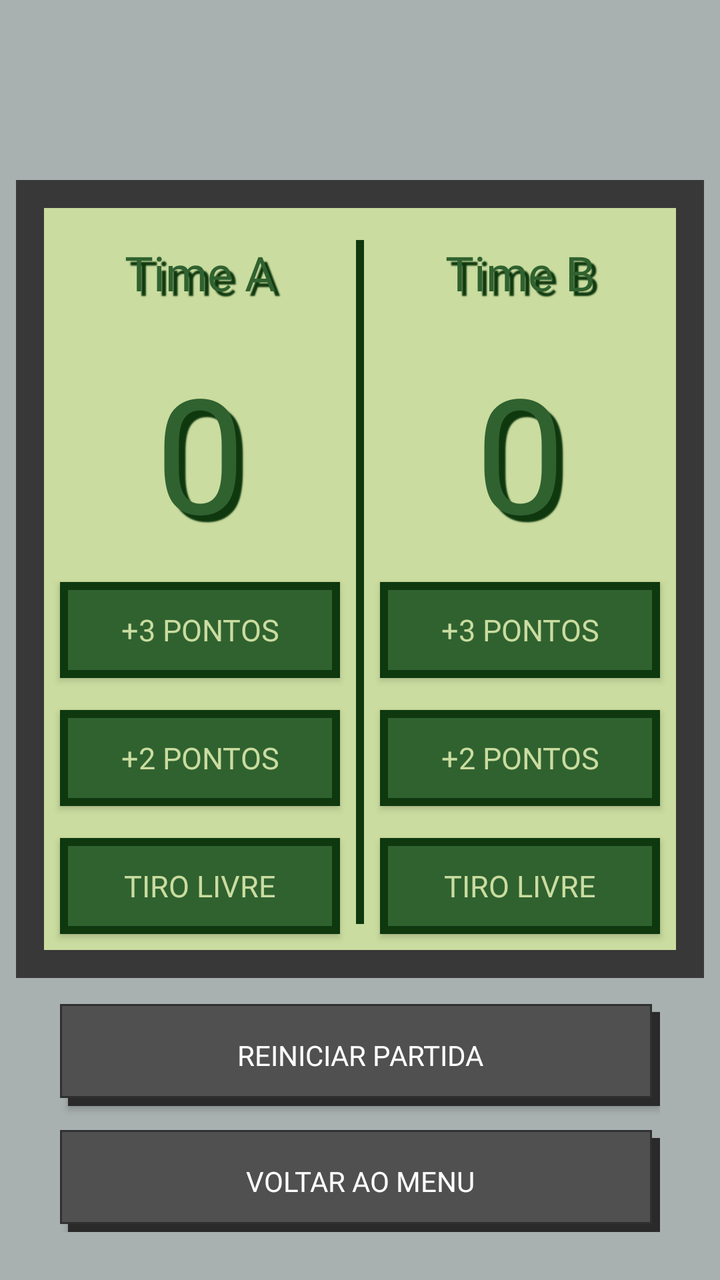
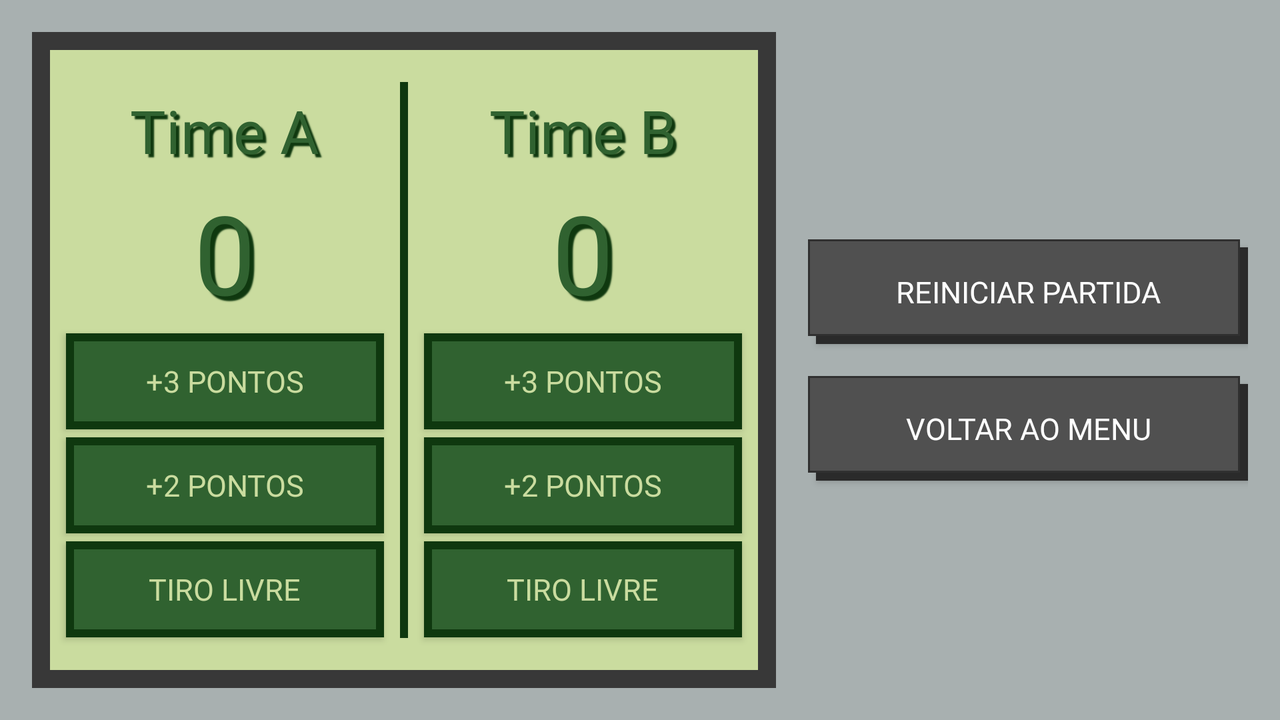

Two renders of one Android screen. The first uses the default layout on a phone; the second uses the alternative layout the repository ships for a different screen configuration, on a matching device. The two XML files are below.
<!-- AndroidManifest.xml: application theme Theme.HubGameBoy -->
<!-- res/layout/layout_placar.xml -->
<?xml version="1.0" encoding="utf-8"?>
<RelativeLayout xmlns:android="http://schemas.android.com/apk/res/android"
    xmlns:tools="http://schemas.android.com/tools"
    xmlns:app="http://schemas.android.com/apk/res-auto"
    android:layout_width="match_parent"
    android:layout_height="match_parent"
    android:background="@color/gb_body"
    tools:context=".MenuActivity">

    <LinearLayout
        android:layout_width="match_parent"
        android:layout_height="wrap_content"
        android:layout_marginStart="8dp"
        android:layout_marginEnd="8dp"
        android:layout_marginTop="90dp"
        android:background="@color/gb_screen_border"
        android:padding="1dp">

        <LinearLayout
            android:layout_width="match_parent"
            android:layout_height="wrap_content"
            android:orientation="horizontal"
            android:layout_margin="13dp"
            android:background="@color/retro_background"

            >

            <LinearLayout
                android:layout_width="0dp"
                android:layout_height="wrap_content"
                android:layout_weight="1"
                android:orientation="vertical">

                <TextView
                    android:id="@+id/timeA"
                    android:layout_width="match_parent"
                    android:layout_height="wrap_content"
                    android:gravity="center"
                    android:padding="16dp"
                    android:text="@string/timeA"
                    android:textSize="24sp"
                    android:textColor="@color/retro_accent"
                    android:fontFamily="@font/press_start_2p"
                    android:shadowColor="@color/retro_shadow"
                    android:shadowDx="7"
                    android:shadowDy="7"
                    android:shadowRadius="1"/>

                <TextView
                    android:id="@+id/placarTimeA"
                    android:layout_width="match_parent"
                    android:layout_height="wrap_content"
                    android:gravity="center"
                    android:padding="4dp"
                    tools:text="0"
                    android:textSize="80sp"
                    android:textColor="@color/retro_accent"
                    android:fontFamily="@font/press_start_2p"
                    android:shadowColor="@color/retro_shadow"
                    android:shadowDx="10"
                    android:shadowDy="10"
                    android:shadowRadius="1"/>

                <android.widget.Button
                    android:id="@+id/tresPontosA"
                    android:layout_width="match_parent"
                    android:layout_height="wrap_content"
                    android:layout_margin="8dp"
                    android:background="@drawable/btn_screen"
                    android:textColor="@color/text_retro_selector"
                    android:fontFamily="@font/press_start_2p"
                    android:textSize="15sp"
                    android:text="@string/pontos3" />

                <android.widget.Button
                    android:id="@+id/doisPontosA"
                    android:layout_width="match_parent"
                    android:layout_height="wrap_content"
                    android:layout_margin="8dp"
                    android:background="@drawable/btn_screen"
                    android:textColor="@color/text_retro_selector"
                    android:fontFamily="@font/press_start_2p"
                    android:textSize="15sp"
                    android:text="@string/pontos2" />

                <android.widget.Button
                    android:id="@+id/tiroLivreA"
                    android:layout_width="match_parent"
                    android:layout_height="wrap_content"
                    android:layout_margin="8dp"
                    android:background="@drawable/btn_screen"
                    android:textColor="@color/text_retro_selector"
                    android:fontFamily="@font/press_start_2p"
                    android:textSize="15sp"
                    android:text="@string/tiroLivre" />

            </LinearLayout>

            <View
                android:layout_width="4dp"
                android:layout_height="match_parent"
                android:background="@color/retro_shadow"
                android:layout_marginTop="16dp"
                android:layout_marginBottom="13dp"/>

            <LinearLayout
                android:layout_width="0dp"
                android:layout_height="wrap_content"
                android:layout_weight="1"
                android:orientation="vertical">

                <TextView
                    android:id="@+id/timeB"
                    android:layout_width="match_parent"
                    android:layout_height="wrap_content"
                    android:gravity="center"
                    android:padding="16dp"
                    android:text="@string/timeB"
                    android:textSize="24sp"
                    android:textColor="@color/retro_accent"
                    android:fontFamily="@font/press_start_2p"
                    android:shadowColor="@color/retro_shadow"
                    android:shadowDx="7"
                    android:shadowDy="7"
                    android:shadowRadius="1"/>

                <TextView
                    android:id="@+id/placarTimeB"
                    android:layout_width="match_parent"
                    android:layout_height="wrap_content"
                    android:gravity="center"
                    android:padding="4dp"
                    tools:text="0"
                    android:textSize="80sp"
                    android:textColor="@color/retro_accent"
                    android:fontFamily="@font/press_start_2p"
                    android:shadowColor="@color/retro_shadow"
                    android:shadowDx="10"
                    android:shadowDy="10"
                    android:shadowRadius="1"/>

                <android.widget.Button
                    android:id="@+id/tresPontosB"
                    android:layout_width="match_parent"
                    android:layout_height="wrap_content"
                    android:layout_margin="8dp"
                    android:background="@drawable/btn_screen"
                    android:textColor="@color/text_retro_selector"
                    android:fontFamily="@font/press_start_2p"
                    android:textSize="15sp"
                    android:text="@string/pontos3" />

                <android.widget.Button
                    android:id="@+id/doisPontosB"
                    android:layout_width="match_parent"
                    android:layout_height="wrap_content"
                    android:layout_margin="8dp"
                    android:background="@drawable/btn_screen"
                    android:textColor="@color/text_retro_selector"
                    android:fontFamily="@font/press_start_2p"
                    android:textSize="15sp"
                    android:text="@string/pontos2" />

                <android.widget.Button
                    android:id="@+id/tiroLivreB"
                    android:layout_width="match_parent"
                    android:layout_height="wrap_content"
                    android:layout_margin="8dp"
                    android:background="@drawable/btn_screen"
                    android:textColor="@color/text_retro_selector"
                    android:fontFamily="@font/press_start_2p"
                    android:textSize="15sp"
                    android:text="@string/tiroLivre" />
            </LinearLayout>

        </LinearLayout>

</LinearLayout>

    <LinearLayout
        android:layout_width="wrap_content"
        android:layout_height="wrap_content"
        android:layout_alignParentBottom="true"
        android:layout_centerHorizontal="true"
        android:layout_marginBottom="24dp"
        android:orientation="vertical"
        android:gravity="center">

        <android.widget.Button
            android:id="@+id/reiniciarPartida"
            android:layout_width="300dp"
            android:layout_height="wrap_content"
            android:layout_marginBottom="12dp"
            android:padding="16dp"
            android:background="@drawable/btn_gameboy"
            android:textColor="@color/white"
            android:fontFamily="@font/press_start_2p"
            android:textSize="14sp"
            android:text="@string/reiniciarPartida" />

        <android.widget.Button
            android:id="@+id/btnVoltarMenu"
            android:layout_width="300dp"
            android:layout_height="wrap_content"
            android:padding="16dp"
            android:background="@drawable/btn_gameboy"
            android:textColor="@color/white"
            android:fontFamily="@font/press_start_2p"
            android:textSize="14sp"
            android:text="@string/btnBackMenu" />

    </LinearLayout>
</RelativeLayout>
<!-- resources referenced by this layout -->
<resources>
  <color name="gb_body">#A8B0B0</color>
  <color name="gb_screen_border">#383838</color>
  <color name="retro_accent">#306230</color>
  <color name="retro_background">#CADC9F</color>
  <color name="retro_shadow">#0f380f</color>
  <color name="white">#FFFFFFFF</color>
  <!-- drawable btn_gameboy (drawable) -->
  <?xml version="1.0" encoding="utf-8"?>
  <selector xmlns:android="http://schemas.android.com/apk/res/android">
      <item android:state_pressed="true">
          <shape android:shape="rectangle">
              <solid android:color="#3A3A3A" />
              <stroke android:width="1dp" android:color="#2A2A2A" />
          </shape>
      </item>
  
      <item>
          <layer-list>
              <item android:top="4dp" android:left="4dp">
                  <shape android:shape="rectangle">
                      <solid android:color="#2A2A2A" />
                  </shape>
              </item>
              <item android:bottom="4dp" android:right="4dp">
                  <shape android:shape="rectangle">
                      <solid android:color="@color/gb_button_start" />
                      <stroke android:width="1dp" android:color="#303030" />
                  </shape>
              </item>
          </layer-list>
      </item>
  </selector>
  <!-- drawable btn_screen (drawable) -->
  <?xml version="1.0" encoding="utf-8"?>
  <selector xmlns:android="http://schemas.android.com/apk/res/android">
      <item android:state_pressed="true">
          <shape android:shape="rectangle">
              <solid android:color="@color/retro_background" />
              <stroke android:width="4dp" android:color="@color/retro_accent" />
          </shape>
      </item>
  
      <item>
          <shape android:shape="rectangle">
              <solid android:color="@color/retro_accent" />
              <stroke android:width="4dp" android:color="@color/retro_shadow" />
          </shape>
      </item>
  </selector>
  <string name="btnBackMenu">VOLTAR AO MENU</string>
  <string name="pontos2">+2 PONTOS</string>
  <string name="pontos3">+3 PONTOS</string>
  <string name="reiniciarPartida">REINICIAR PARTIDA</string>
  <string name="timeA">Time A</string>
  <string name="timeB">Time B</string>
  <string name="tiroLivre">TIRO LIVRE</string>
  <style name="Theme.HubGameBoy" parent="Theme.AppCompat.DayNight.NoActionBar" />
  <color name="gb_button_start">#505050</color>
</resources>
<!-- res/layout-land/layout_placar.xml (the repository's variant of the layout above) -->
<!-- drawn on the phone turned sideways -->
<?xml version="1.0" encoding="utf-8"?>
<LinearLayout xmlns:android="http://schemas.android.com/apk/res/android"
    xmlns:tools="http://schemas.android.com/tools"
    android:layout_width="match_parent"
    android:layout_height="match_parent"
    android:orientation="horizontal"
    android:background="@color/gb_body"
    android:padding="16dp"
    tools:context=".PlacarActivity">

    <LinearLayout
        android:layout_width="0dp"
        android:layout_height="match_parent"
        android:layout_weight="1"
        android:layout_marginEnd="16dp"
        android:background="@color/gb_screen_border"
        android:padding="1dp">

        <LinearLayout
            android:layout_width="match_parent"
            android:layout_height="match_parent"
            android:orientation="horizontal"
            android:layout_margin="8dp"
            android:background="@color/retro_background">

            <LinearLayout
                android:layout_width="0dp"
                android:layout_height="match_parent"
                android:layout_weight="1"
                android:gravity="center_vertical"
                android:orientation="vertical">

                <TextView
                    android:id="@+id/timeA"
                    android:layout_width="match_parent"
                    android:layout_height="wrap_content"
                    android:gravity="center"
                    android:padding="4dp"
                    android:text="@string/timeA"
                    android:textSize="30sp"
                    android:textColor="@color/retro_accent"
                    android:fontFamily="@font/press_start_2p"
                    android:shadowColor="@color/retro_shadow"
                    android:shadowDx="5"
                    android:shadowDy="5"
                    android:shadowRadius="1"/>

                <TextView
                    android:id="@+id/placarTimeA"
                    android:layout_width="match_parent"
                    android:layout_height="wrap_content"
                    android:gravity="center"
                    tools:text="0"
                    android:textSize="55sp"
                    android:textColor="@color/retro_accent"
                    android:fontFamily="@font/press_start_2p"
                    android:shadowColor="@color/retro_shadow"
                    android:shadowDx="7"
                    android:shadowDy="7"
                    android:shadowRadius="1"/>

                <android.widget.Button
                    android:id="@+id/tresPontosA"
                    android:layout_width="match_parent"
                    android:layout_height="wrap_content"
                    android:layout_marginStart="8dp"
                    android:layout_marginEnd="8dp"
                    android:layout_marginTop="4dp"
                    android:background="@drawable/btn_screen"
                    android:textColor="@color/text_retro_selector"
                    android:fontFamily="@font/press_start_2p"
                    android:textSize="15sp"
                    android:text="@string/pontos3" />

                <android.widget.Button
                    android:id="@+id/doisPontosA"
                    android:layout_width="match_parent"
                    android:layout_height="wrap_content"
                    android:layout_marginStart="8dp"
                    android:layout_marginEnd="8dp"
                    android:layout_marginTop="4dp"
                    android:background="@drawable/btn_screen"
                    android:textColor="@color/text_retro_selector"
                    android:fontFamily="@font/press_start_2p"
                    android:textSize="15sp"
                    android:text="@string/pontos2" />

                <android.widget.Button
                    android:id="@+id/tiroLivreA"
                    android:layout_width="match_parent"
                    android:layout_height="wrap_content"
                    android:layout_marginStart="8dp"
                    android:layout_marginEnd="8dp"
                    android:layout_marginTop="4dp"
                    android:background="@drawable/btn_screen"
                    android:textColor="@color/text_retro_selector"
                    android:fontFamily="@font/press_start_2p"
                    android:textSize="15sp"
                    android:text="@string/tiroLivre" />

            </LinearLayout>

            <View
                android:layout_width="4dp"
                android:layout_height="match_parent"
                android:background="@color/retro_shadow"
                android:layout_marginTop="16dp"
                android:layout_marginBottom="16dp"/>

            <LinearLayout
                android:layout_width="0dp"
                android:layout_height="match_parent"
                android:layout_weight="1"
                android:gravity="center_vertical"
                android:orientation="vertical">

                <TextView
                    android:id="@+id/timeB"
                    android:layout_width="match_parent"
                    android:layout_height="wrap_content"
                    android:gravity="center"
                    android:padding="4dp"
                    android:text="@string/timeB"
                    android:textSize="30sp"
                    android:textColor="@color/retro_accent"
                    android:fontFamily="@font/press_start_2p"
                    android:shadowColor="@color/retro_shadow"
                    android:shadowDx="5"
                    android:shadowDy="5"
                    android:shadowRadius="1"/>

                <TextView
                    android:id="@+id/placarTimeB"
                    android:layout_width="match_parent"
                    android:layout_height="wrap_content"
                    android:gravity="center"
                    tools:text="0"
                    android:textSize="55sp"
                    android:textColor="@color/retro_accent"
                    android:fontFamily="@font/press_start_2p"
                    android:shadowColor="@color/retro_shadow"
                    android:shadowDx="7"
                    android:shadowDy="7"
                    android:shadowRadius="1"/>

                <android.widget.Button
                    android:id="@+id/tresPontosB"
                    android:layout_width="match_parent"
                    android:layout_height="wrap_content"
                    android:layout_marginStart="8dp"
                    android:layout_marginEnd="8dp"
                    android:layout_marginTop="4dp"
                    android:background="@drawable/btn_screen"
                    android:textColor="@color/text_retro_selector"
                    android:fontFamily="@font/press_start_2p"
                    android:textSize="15sp"
                    android:text="@string/pontos3" />

                <android.widget.Button
                    android:id="@+id/doisPontosB"
                    android:layout_width="match_parent"
                    android:layout_height="wrap_content"
                    android:layout_marginStart="8dp"
                    android:layout_marginEnd="8dp"
                    android:layout_marginTop="4dp"
                    android:background="@drawable/btn_screen"
                    android:textColor="@color/text_retro_selector"
                    android:fontFamily="@font/press_start_2p"
                    android:textSize="15sp"
                    android:text="@string/pontos2" />

                <android.widget.Button
                    android:id="@+id/tiroLivreB"
                    android:layout_width="match_parent"
                    android:layout_height="wrap_content"
                    android:layout_marginStart="8dp"
                    android:layout_marginEnd="8dp"
                    android:layout_marginTop="4dp"
                    android:background="@drawable/btn_screen"
                    android:textColor="@color/text_retro_selector"
                    android:fontFamily="@font/press_start_2p"
                    android:textSize="15sp"
                    android:text="@string/tiroLivre" />
            </LinearLayout>

        </LinearLayout>

    </LinearLayout>

    <LinearLayout
        android:layout_width="wrap_content"
        android:layout_height="match_parent"
        android:orientation="vertical"
        android:gravity="center">

        <android.widget.Button
            android:id="@+id/reiniciarPartida"
            android:layout_width="220dp"
            android:layout_height="wrap_content"
            android:layout_marginBottom="16dp"
            android:padding="16dp"
            android:background="@drawable/btn_gameboy"
            android:textColor="@color/white"
            android:fontFamily="@font/press_start_2p"
            android:textSize="15sp"
            android:text="@string/reiniciarPartida" />

        <android.widget.Button
            android:id="@+id/btnVoltarMenu"
            android:layout_width="220dp"
            android:layout_height="wrap_content"
            android:padding="16dp"
            android:background="@drawable/btn_gameboy"
            android:textColor="@color/white"
            android:fontFamily="@font/press_start_2p"
            android:textSize="15sp"
            android:text="@string/btnBackMenu" />

    </LinearLayout>

</LinearLayout>
